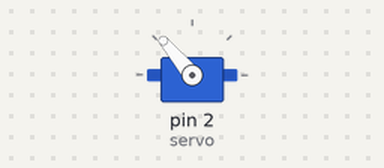
The sketch below on a simulated Arduino Uno, built with avr-gcc and run on an emulated ATmega328P. Shown: servo.

Above: at 0.05 s.
At 10.0 s:
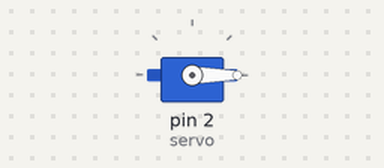
Timing chart, 0 to 13.0 s (numbered marks = the images above):
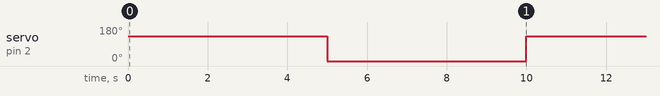

The sketch:

servor_motor.ino
```cpp
#include <Servo.h>

  Servo servo;

  int angulo;

void setup() {
  servo.attach(2);
  angulo = 130;
  servo.write(angulo);
}

void loop() {

  delay(5000);
  if(angulo == 130){
    angulo = 0;
  }else{
    angulo = 130;
  }

  servo.write(angulo);

}
```

Measured:
- by itself, servo on pin 2 (servo): alternates 130° for 5.0 s and 0° for 5.0 s
